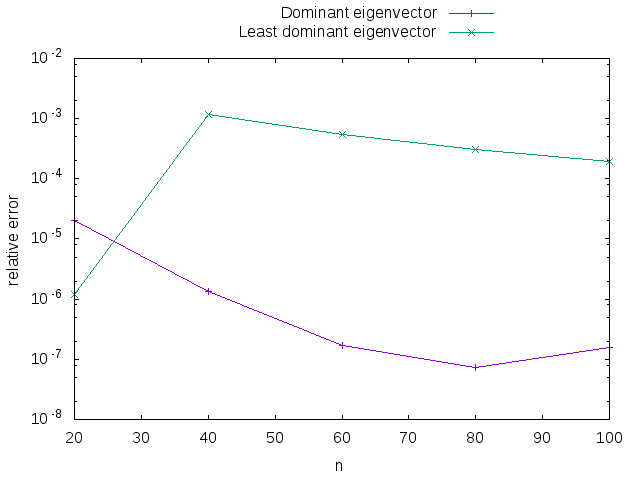

Recreate this plot in gnuplot.
set term term_type
set output output_file
set key outside;
set key center top;
set logscale y;
set ylabel "relative error"
set xlabel "n"
set format y "10^{%L}"
plot\
 'data/power_iterations.dat' using 1:(abs($4-$3)/$4) w lp title 'Dominant eigenvector',\
 'data/power_iterations.dat' using 1:(abs($8-$7)/$8) w lp title 'Least dominant eigenvector'
set output
